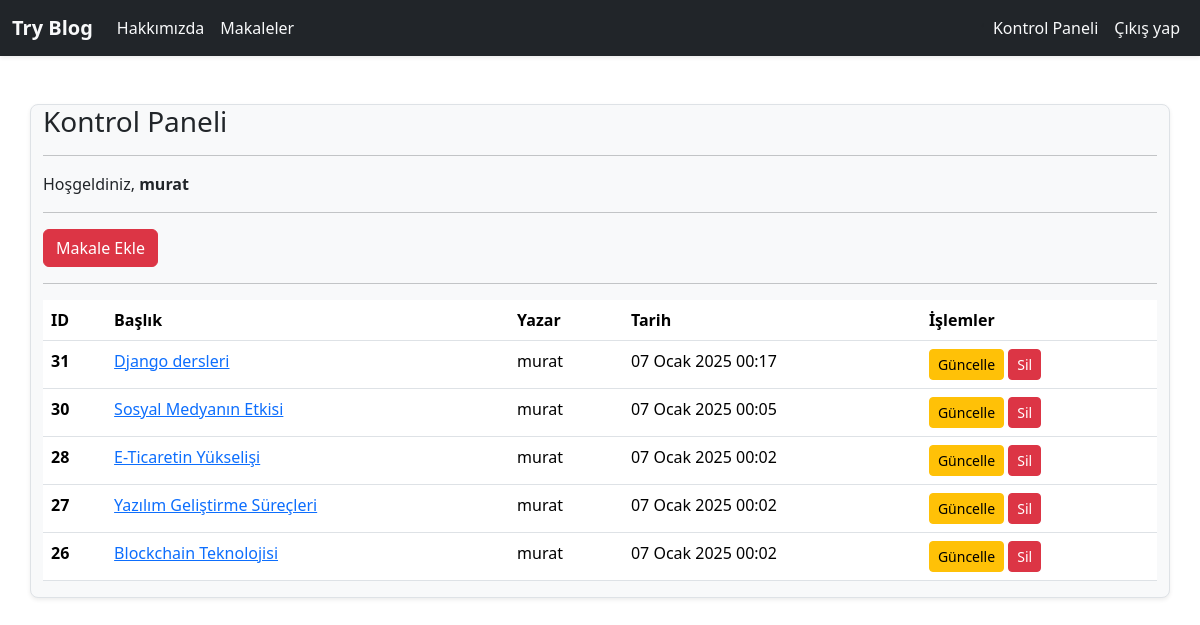
Screenshot of /articles/dashboard/ (signed in) with the database file from the repository.
### article/models.py (models this page shows, shortened)
class Article(models.Model):
    author = models.ForeignKey("auth.User", on_delete=models.CASCADE, verbose_name="Yazar")
    title = models.CharField(max_length=50, verbose_name="Başlık")
    content = RichTextField(verbose_name="İçerik")
    created_date = models.DateTimeField(auto_now_add=True, verbose_name="Oluşturulma Tarihi")
    article_image = models.FileField(blank=True,null=True,verbose_name="Makaleye Fotoğraf Ekleyin") # blank ve null true olduğu için doldurulması zorunlu değil
    class Meta:
        ordering = ['-created_date'] # created_date alanına göre sıralama yapar başına - koyduğumuz için en son ilk gösterilir

### article/views.py (the view)
# urls.py: path("dashboard/",views.dashboard,name = 'dashboard'),
@login_required(login_url = "user:login") # login olmadan dashboard'a erişemezsin
def dashboard(request):
    articles = Article.objects.filter(author = request.user) # Article modelindeki author alanı request.user olanları getir
    context = {
        "articles":articles
    }
    return render(request,"dashboard.html",context)

### templates/dashboard.html
{% extends "layout.html" %}
{% block body %}
<h3>Kontrol Paneli</h3>
<hr>
<p>
    Hoşgeldiniz, <strong>{{request.user.username}}</strong>
</p>
<hr>
<a class="btn btn-danger" href="{% url 'article:addarticle' %}">Makale Ekle</a>
<hr>
{% if articles %}
<table class="table">
  <thead>
    <tr>
      <th scope="col">ID</th>
      <th scope="col">Başlık</th>
      <th scope="col">Yazar</th>
      <th scope="col">Tarih</th>
      <th scope="col">İşlemler</th>
    </tr>
  </thead>
  <tbody>
     {% for article in articles %}
    <tr>
      <th scope="row">{{ article.id }}</th>
      <td><a href="{% url 'article:detail' article.id %}">{{ article.title }}</a></td>
      <td>{{ article.author }}</td>
      <td>{{ article.created_date }}</td>
      <td>
        <a href="{% url 'article:updatearticle' article.id %}" class="btn btn-warning btn-sm">Güncelle</a>
        <a href="{% url 'article:delete' article.id %}" class="btn btn-danger btn-sm" >Sil</a>
      </td>
    </tr>
    {% endfor %}
  </tbody>
</table>
{% else %}
<div class="alert alert-danger">
Henüz bir makaleniz bulunmuyor.
</div>
{% endif %}
{% endblock  %}

### rows the page displays
Article: id "31", title "Django dersleri", author "murat", created_date "07 Ocak 2025 00:17"
Article: id "30", title "Sosyal Medyanın Etkisi", author "murat", created_date "07 Ocak 2025 00:05"
Article: id "28", title "E-Ticaretin Yükselişi", author "murat", created_date "07 Ocak 2025 00:02"
Article: id "27", title "Yazılım Geliştirme Süreçleri", author "murat", created_date "07 Ocak 2025 00:02"
Article: id "26", title "Blockchain Teknolojisi", author "murat", created_date "07 Ocak 2025 00:02"

### other values shown
{{ request.user.username }} "murat"
